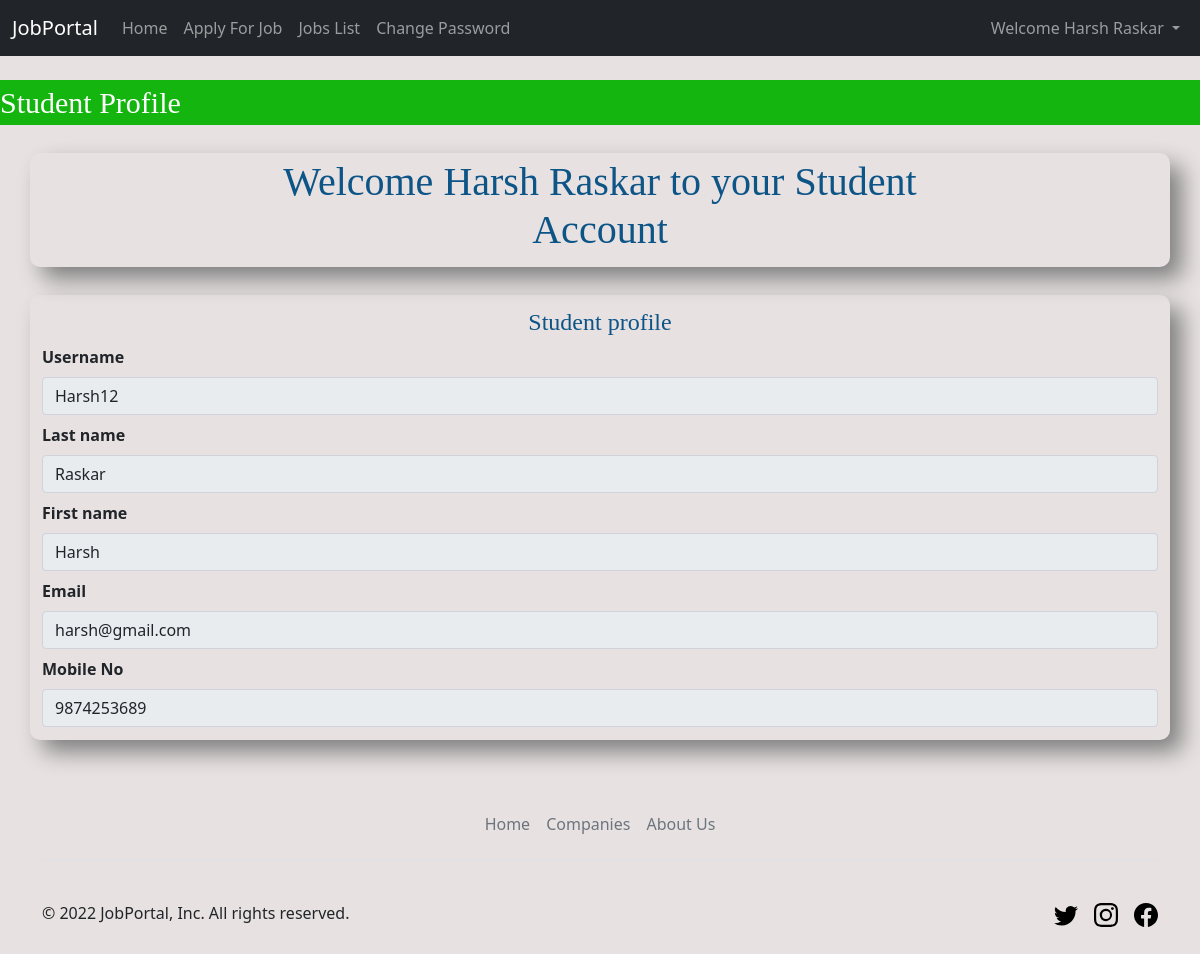
The app's page /student_home/ (signed in) with its own data.
### job_portal/models.py (models this page shows, shortened)
class StudenttUser(models.Model):
    user = models.ForeignKey(User, on_delete=models.CASCADE)
    email = models.CharField(max_length=100)
    mobile = models.CharField(max_length=15)
    type = models.CharField(max_length=10, null=True)

### job_portal/views.py (the view)
# urls.py: path('student_home/', views.student_home, name="student_home"),
def student_home(request):
    if not request.user.is_authenticated:
        return redirect('/signinstudent/')
    user = request.user
    student = StudenttUser.objects.get(user=user)
    d = {'student':student}
    return render(request, 'job_portal/student_home.html', d)

### job_portal/templates/job_portal/student_home.html (shortened to what this page needs)
{% include "job_portal/student_header.html" %}
{% block content %}
<br>
<marquee
    style="font-family: Georgia, 'Times New Roman', Times, serif; font-size: 30px; color: white; background-color: rgb(19, 181, 14);">
    Student Profile
</marquee>
<div class="container">
    <section class="bg-light-gray py-4">
        <div class="text-center py-1">
            <div class="row">
                <div class="col-lg-8 mx-auto">
                    <h1 class="heading">Welcome {{request.user.first_name}} {{request.user.last_name}} to your Student Account</h1>
                </div>
            </div>
        </div>
    </section>
</div>
<section>
    <div class="container">
        <div class="row">
            <div class="col-lg-12 mx-auto">
                <form method="POST" action="">
                    <div>
                        <div class="col-lg-12 text-center my-2">
                            <h4>Student profile</h4>
                        </div>
                    </div>
                    <div>
                        <div class="col-lg-12 form-group pb-2">
                            <label for="username" class="form-label"><b>Username</b></label>
                            <input type="text" class="form-control" name="username" id="username"
                                value="{{student.user.username}}" readonly>
                        </div>
                    </div>
                    <div>
                        <div class="col-lg-12 form-group pb-2">
                            <label for="lastName" class="form-label"><b>Last name</b></label>
                            <input type="text" class="form-control" name="lastName" id="lastName"
                                value="{{request.user.last_name}}" readonly>
                        </div>
                    </div>
                    <div>
                        <div class="col-lg-12 form-group pb-2">
                            <label for="firstName" class="form-label"><b>First name</b></label>
                            <input type="text" class="form-control" name="firstName" id="firstName"
                                value="{{request.user.first_name}}" readonly>
                        </div>
                    </div>
                    <div>
                        <div class="col-lg-12 form-group pb-2">
                            <label for="email" class="form-label"><b>Email</b></label>
                            <input type="email" class="form-control" name="email" id="email" value="{{student.email}}"
                                readonly>
                        </div>
                    </div>
                    <div>
                        <div class="col-lg-12 form-group pb-2">
                            <label for="mobile" class="form-label"><b>Mobile No</b></label>
                            <input type="text" class="form-control" name="mobile" id="mobile"
                                value="{{student.mobile}}" readonly>
                        </div>
                    </div>
                </form>
            </div>
        </div>
    </div>
</section>
<br>
{% endblock %}
{% include "job_portal/footer.html" %}

### job_portal/templates/job_portal/student_header.html (shortened to what this page needs)
<!doctype html>
<html lang="en">
<head>
    <link href="https://cdn.jsdelivr.net/npm/bootstrap@5.1.3/dist/css/bootstrap.min.css" rel="stylesheet"
>
    <link rel="stylesheet" href="https://cdnjs.cloudflare.com/ajax/libs/font-awesome/4.7.0/css/font-awesome.min.css">
</head>
<body>
    <nav class="navbar navbar sticky-top navbar-expand-lg navbar-dark bg-dark">
        <div class="container-fluid">
            <a class="navbar-brand" href="/">JobPortal</a>
            <div class="collapse navbar-collapse" id="navbarSupportedContent">
                <ul class="navbar-nav me-auto mb-2 mb-lg-0">
                    <li class="nav-item">
                        <a class="nav-link" href="/student_home">Home</a>
                    </li>
                    <li class="nav-item">
                        <a class="nav-link" href="#">Apply For Job</a>
                    </li>
                    <li class="nav-item">
                        <a class="nav-link" href="/student_latestjobs">Jobs List</a>
                    </li>
                    <li class="nav-item">
                        <a class="nav-link" href="#">Change Password</a>
                    </li>
                </ul>
                <ul class="navbar-nav">
                    <li class="nav-item dropdown">
                        <a class="nav-link dropdown-toggle" href="#" role="button" data-bs-toggle="dropdown"
                            aria-expanded="false">
                            Welcome {{request.user.first_name}} {{request.user.last_name}}
                        </a>
                    </li>
                </ul>
            </div>
        </div>
    </nav>

### job_portal/templates/job_portal/student_home.html (style rules this page uses)
body { background-color: rgb(231, 225, 225); }
.row { padding: 5px 0px; border-radius: 10px; box-shadow: 12px 12px 22px grey; }
h1, h4 { font-family: 'Times New Roman', Times, serif; color: rgb(13, 84, 135); }

### records on screen
StudenttUser: username "Harsh12", email "harsh@gmail.com", mobile "9874253689"

### other values on screen
{{ request.user.first_name }} "Harsh"
{{ request.user.last_name }} "Raskar"
